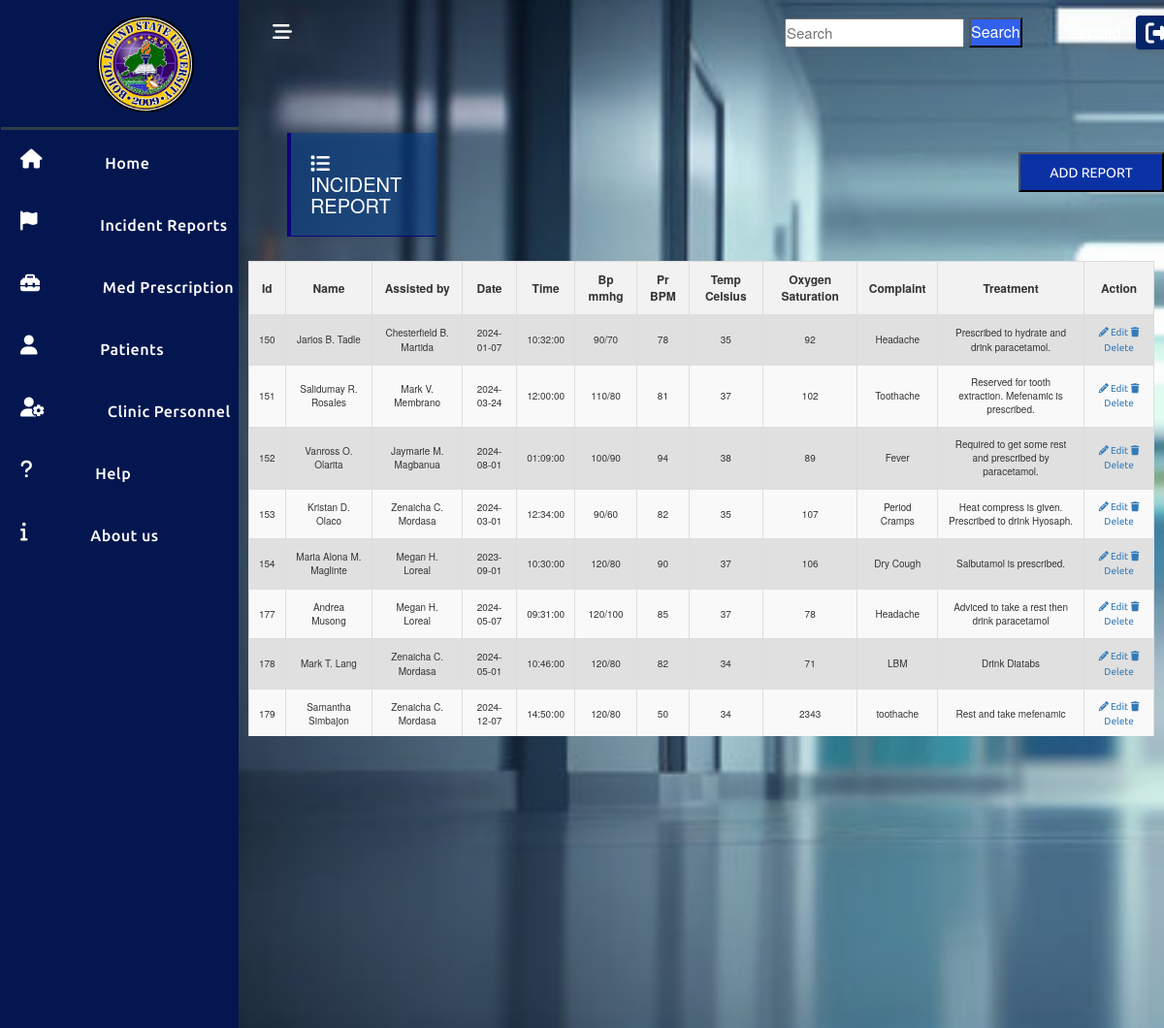
Screenshot of /html/incident_reports.php (signed in) with the database file from the repository.
### tables this page shows
CREATE TABLE `incident_report` (
  `id` int(11) NOT NULL,
  `personal_id` int(11) NOT NULL,
  `staff_id` int(11) NOT NULL,
  `date` date NOT NULL,
  `time` time NOT NULL,
  `bp_mmhg` varchar(20) NOT NULL,
  `pr_bpm` int(11) NOT NULL,
  `temp_celcious` int(11) NOT NULL,
  `oxygen_saturation` int(11) NOT NULL,
  `complaint` varchar(60) NOT NULL,
  `treatment` varchar(200) NOT NULL
);

CREATE TABLE `personal_info` (
  `id` int(25) NOT NULL,
  `role` char(20) NOT NULL,
  `fullname` varchar(80) NOT NULL,
  `status` char(20) NOT NULL,
  `gender` char(20) NOT NULL,
  `course` varchar(80) DEFAULT NULL,
  `yr_level` int(11) DEFAULT NULL,
  `department` varchar(50) NOT NULL,
  `birthdate` date NOT NULL,
  `address` varchar(60) NOT NULL,
  `email` varchar(50) NOT NULL,
  `contact_number` varchar(30) NOT NULL,
  `emergency_number` varchar(30) NOT NULL,
  `emergency_contact` varchar(50) NOT NULL,
  `height_cm` int(11) NOT NULL,
  `weight_kg` int(11) NOT NULL
);

CREATE TABLE `clinic_staffs` (
  `id` int(20) NOT NULL,
  `fullname` varchar(30) NOT NULL,
  `role` char(20) NOT NULL,
  `address` varchar(50) NOT NULL,
  `contact_no` bigint(100) NOT NULL,
  `specialization` varchar(30) NOT NULL
);

### Database/show-reportList.php (called while the page is built)
<?php
    include ('connection.php');
    $stmt = $conn->prepare('
        SELECT ir.*, pi.fullname AS personal_fullname, cs.fullname AS clinic_staff_fullname
        FROM incident_report ir
        INNER JOIN personal_info pi ON ir.personal_id = pi.id
        INNER JOIN clinic_staffs cs ON ir.staff_id = cs.id
    ');
    $stmt->execute();
    $stmt->setFetchMode(PDO::FETCH_ASSOC);
    return $stmt->fetchAll();

### html/incident_reports.php (the view, shortened to what this page needs)
<?php
    $user = ($_SESSION['user']);
    $incidentRep = include('../Database/show-reportList.php');
    include('../includes/header.php');
?>
    <main class="main-wrap">
    <?php include('../html/navigation.php'); ?>
        <section class="showcase active">
            <div class="overlay">
                <div class="head">
                    <button class="toggler">
                        <i class="fa-solid fa-bars-staggered" style="color: #ffffff;"></i>
                    </button>
                    <div class="top">
                        <input class="search-bar" type="text" id="search" placeholder="Search">
                        <button type="button" class="search" onclick="searchFunction()">Search</button>
                        <span><?= $user['firstName'] ?></span>
                        <button class="log-out" onclick="openModal()">
                            <i class="fa-solid fa-right-from-bracket" style="color: #ffffff;"></i>
                        </button>
                </div>
                </div>
                <div class="content">
                    <div class="clinichead">
                        <h1 class="cs2"><i class="fa-solid fa-list" style="color: #ffffff;"></i> INCIDENT REPORT</h1>
                        <div class="Add">
                            <a href="../html/add-form-report.php" class="icon-link">
                                <button class="create">ADD REPORT</button>
                            </a>
                        </div>
                    </div>
                    <div class="TableList">
                        <div class="IncidentReport">
                            <table>
                            <thead>
                                <th><button onclick="sortTable(0)">Id</button></th>
                                <th><button onclick="sortTable(1)">Name</button></th>
                                <th><button onclick="sortTable(2)">Assisted by</button></th>
                                <th><button onclick="sortTable(3)">Date</button></th>
                                <th><button onclick="sortTable(4)">Time</button></th>
                                <th><button onclick="sortTable(5)">Bp mmhg</button></th>
                                <th><button onclick="sortTable(6)">Pr BPM</button></th>
                                <th><button onclick="sortTable(7)">Temp Celsius</button></th>
                                <th><button onclick="sortTable(8)">Oxygen Saturation</button></th>
                                <th><button onclick="sortTable(9)">Complaint</button></th>
                                <th><button onclick="sortTable(10)">Treatment</button></th>
                                <th>Action</th>
                            </thead>
                                <tbody>
                                    <?php
                                        foreach($incidentRep as $rep){ ?>
                                        <tr class="IncidentTr">
                                            <td class="Id"><?= $rep['id']?></td>
                                            <td class="Personal_id"><?= $rep['personal_fullname']?></td>
                                            <td class="Staff_id"><?= $rep['clinic_staff_fullname']?></td>
                                            <td class="DateReport"><?= $rep['date']?></td>
                                            <td class="TimeReport"><?= $rep['time']?></td>
                                            <td class="Bp_mmhg"><?= $rep['bp_mmhg']?></td>
                                            <td class="Pr_bpm"><?= $rep['pr_bpm']?></td>
                                            <td class="Temp_celcius"><?= $rep['temp_celcious']?></td>
                                            <td class="Oxygen_saturation"><?= $rep['oxygen_saturation']?></td>
                                            <td class="Complaint"><?= $rep['complaint']?></td>
                                            <td class="Treatment"><?= $rep['treatment']?></td>
                                            <td>
                                                <a href="" class="updateBtn" data-userid="<?= $rep['id'] ?>"><i class="fa fa-pencil"></i> Edit</a>
                                                <a href="" class="deleteBtn" data-userid="<?= $rep['id'] ?>" ><i class="fa fa-trash"> </i> Delete</a>
                                            </td>
                                        </tr>
                                    <?php }?>
                                </tbody>
                            </table>
                        </div>
                    </div>
                </div>
            </div>
        </section>
    </main>
    <?php include('../includes/scripts.php'); ?>

### css/home_styles.css (style rules this page uses)
body { position: fixed; width: 100%; }
* { margin: 0; padding: 0; box-sizing: border-box; }
a { text-decoration: none; font-family: "Ubuntu", sans-serif; }
.main-wrap { width: 100%; display: flex; }
.main-wrap .showcase { width: 97%; height: 100vh; background-position: center; background: url("../images/background1.jpg") no-repeat; background-size: cover; position: relative; transition: 0.3s ease-in-out; }
.main-wrap .showcase .overlay { position: absolute; top: 0; left: 0; width: 100%; height: 100%; }
.main-wrap .showcase .head { padding: 13px 25px; }
.main-wrap .showcase .head .toggler { display: inline-block; background: transparent; border: none; outline: 0; color: #fff; padding: 10px 10px; border-radius: 5px; cursor: pointer; transition: 0.2s ease; }
.main-wrap .showcase .head .toggler i { font-size: 20px; }
.main-wrap .showcase .content { margin-top: 50px; width: 100%; text-align: center; }
.showcase { position: relative; }
.head { display: flex; align-items: center; }
.top { display: flex; align-items: center; justify-content: right; width: 100%; text-align: center; }
.top .search-bar { margin-left: 670px; margin-right: 5px; width: 200px; height: 30px; font-size: 15px; }
.top .search { color: #fff; background: #3160eb; height: 31px; width: 70px; margin-right: 50px; font-size: medium; }
span { color: #fff; margin-right: 15px; font-family: "Ubuntu", sans-serif; font-size: medium; }
.log-out { display: flex; align-items: center; justify-content: space-between; height: 35px; width: auto; padding: 0 10px; background: #062569; border: none; cursor: pointer; border-radius: 10%; box-shadow: 0px 2px 4px rgba(0, 0, 0, 0.1); transition: background-color 0.3s, transform 0.3s; }
.log-out i { font-size: 24px; color: #ffffff; }
.create { color: #fff; background: #0b32a5; height: 41px; width: 150px; margin-top: 40px; margin-left: 600px; }
.clinichead { display: flex; }
h1.cs2 { background: #033c8b88; margin-left: 50px; width: 350px; text-align: left; font-size: 20px; color: #ffffff; border-bottom: 1px solid #0c047b; border-left: 4px solid #0c047b; padding-bottom: 11px; padding: 20px; }
div.IncidentReport { margin-top: 5px; padding: 10px; max-height: 500px; overflow-y: auto; }
div.IncidentReport table { width: 100%; border-collapse: collapse; }
div.IncidentReport th { background-color: #f2f2f2; border: 1px solid #ddd; padding: 10px; text-align: center; font-size: 12px; }
div.IncidentReport td { border: 1px solid #ddd; padding: 10px; font-size: 10px; }
div.IncidentReport tr:nth-child(even) { background-color: #f9f9f9; }
div.IncidentReport tr:nth-child(odd) { background-color: #e0e0e0; }

### html/incident_reports.php (style rules this page uses)
thead button { background: none; border: none; color: inherit; font: inherit; cursor: pointer; outline: none; padding: 0; }

### rows the page displays
incident_report: id "150", personal.fullname "Jarios B. Tadle", staff.fullname "Chesterfield B. Martida", date "2024-01-07", time "10:32:00", bp_mmhg "90/70", pr_bpm "78", temp_celcious "35", oxygen_saturation "92", complaint "Headache", treatment "Prescribed to hydrate and drink paracetamol."
incident_report: id "151", personal.fullname "Salidumay R. Rosales", staff.fullname "Mark V. Membrano", date "2024-03-24", time "12:00:00", bp_mmhg "110/80", pr_bpm "81", temp_celcious "37", oxygen_saturation "102", complaint "Toothache", treatment "Reserved for tooth extraction. Mefenamic is prescribed."
incident_report: id "152", personal.fullname "Vanross O. Olarita", staff.fullname "Jaymarie M. Magbanua", date "2024-08-01", time "01:09:00", bp_mmhg "100/90", pr_bpm "94", temp_celcious "38", oxygen_saturation "89", complaint "Fever", treatment "Required to get some rest and prescribed by paracetamol."
incident_report: id "153", personal.fullname "Kristan D. Olaco", staff.fullname "Zenaicha C. Mordasa", date "2024-03-01", time "12:34:00", bp_mmhg "90/60", pr_bpm "82", temp_celcious "35", oxygen_saturation "107", complaint "Period Cramps", treatment "Heat compress is given. Prescribed to drink Hyosaph."
incident_report: id "154", personal.fullname "Maria Alona M. Maglinte", staff.fullname "Megan H. Loreal", date "2023-09-01", time "10:30:00", bp_mmhg "120/80", pr_bpm "90", temp_celcious "37", oxygen_saturation "106", complaint "Dry Cough", treatment "Salbutamol is prescribed."
incident_report: id "177", personal.fullname "Andrea Musong", staff.fullname "Megan H. Loreal", date "2024-05-07", time "09:31:00", bp_mmhg "120/100", pr_bpm "85", temp_celcious "37", oxygen_saturation "78", complaint "Headache", treatment "Adviced to take a rest then drink paracetamol"
incident_report: id "178", personal.fullname "Mark T. Lang", staff.fullname "Zenaicha C. Mordasa", date "2024-05-01", time "10:46:00", bp_mmhg "120/80", pr_bpm "82", temp_celcious "34", oxygen_saturation "71", complaint "LBM", treatment "Drink Diatabs"
incident_report: id "179", personal.fullname "Samantha Simbajon", staff.fullname "Zenaicha C. Mordasa", date "2024-12-07", time "14:50:00", bp_mmhg "120/80", pr_bpm "50", temp_celcious "34", oxygen_saturation "2343", complaint "toothache", treatment "Rest and take mefenamic"

### other values shown
$user['firstName'] "Jayrald"
